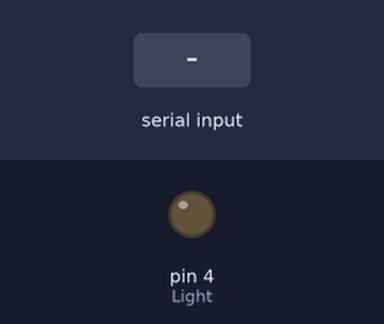
A sketch run on a simulated Arduino Uno, built with avr-gcc and run on an emulated ATmega328P. Shown: output pins drawn as LEDs (lit = HIGH). The inputs (shaded band) are chosen by the test bench.

Above: at 1.2 s.
1.3 s: byte 1 (1) received over Serial
At 2.0 s:
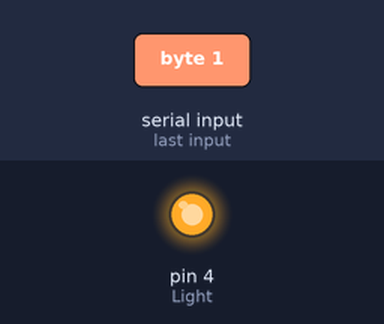
Timing chart, 0 to 4.3 s (numbered marks = the images above; inputs shaded):
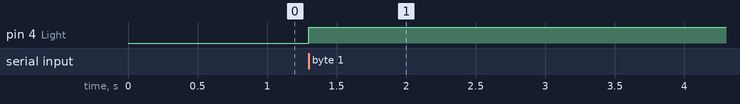

Measured:
- after the input at 1.3 s, pin 4 (Light): LOW → HIGH at once

The sketch:

SS8_Light_reaction_Arduino.ino
```cpp
byte Value;
const int Light = 4;

void setup() {
  pinMode(Light, OUTPUT);
  Serial.begin(9600);
}

void loop() {

  if (Serial.available()) {
    Value = Serial.read();
  }

  if (Value == 0) {
    digitalWrite(Light, LOW);
  }

  if (Value == 1) {
    digitalWrite(Light, HIGH);
  }
}
```
